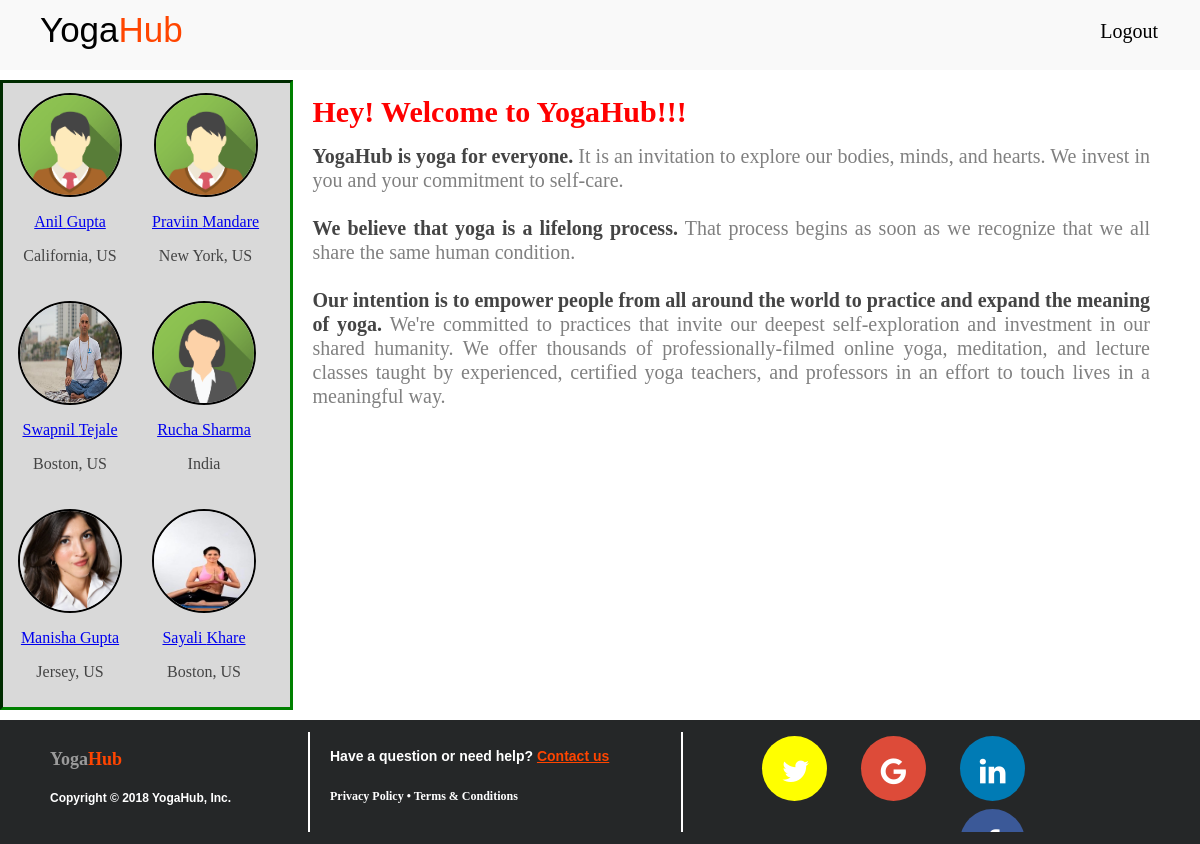
Page /clientDashboard.php on the committed database.
### tables this page shows
CREATE TABLE `teachers` (
  `UserID` varchar(50) NOT NULL,
  `username` varchar(50) NOT NULL,
  `firstname` varchar(50) NOT NULL,
  `lastname` varchar(50) NOT NULL,
  `password` varchar(100) NOT NULL,
  `email` varchar(100) NOT NULL,
  `experience` varchar(50) NOT NULL,
  `gender` varchar(50) NOT NULL,
  `address` varchar(50) NOT NULL,
  `age` varchar(50) NOT NULL,
  `days` varchar(50) NOT NULL,
  `timeslots` varchar(50) NOT NULL,
  `avataar` varchar(100) NOT NULL,
  `status` varchar(10) NOT NULL,
  `description` varchar(1000) NOT NULL
);

### db-settings.php (called while the page is built, shortened)
<?php
$db_table_prefix = "";
?>

### functions.php (called while the page is built, shortened)
<?php
function fetchAllTeachers()
{
    global $mysqli, $db_table_prefix;
    $stmt = $mysqli->prepare("SELECT
		UserID,
		username,
		firstname,
		lastname,
		password,
		email,
		experience,
		gender,
		address,
		age,
		days,
		timeslots,
		avataar,
		status,
		description
		FROM " . $db_table_prefix . "teachers
		");
    $stmt->execute();
    $stmt->bind_result($UserID, $username, $firstname, $lastname, $password, $email, $experience, $gender, $address, $age, $days, $timeslots,$avataar,$status,$description);
    while($stmt->fetch())
    {
        $row[] = array('UserID' => $UserID,
            'username' => $username,
            'firstname' => $firstname,
            'lastname' => $lastname,
            'password' => $password,
            'email' => $email,
            'experience' => $experience,
            'gender' => $gender,
            'address' => $address,
            'age' => $age,
            'days' => $days,
            'timeslots' => $timeslots,
            'avataar' => $avataar,
            'status' => $status,
            'description' => $description
        );
    }
    return ($row);
}
?>

### clientDashboard.php (the view, shortened to what this page needs)
<?php
require_once("config.php");
$allTeachers = fetchAllTeachers();
?>
<div id="first">
    <div><ul>
            <span id="tt" style="padding-left: 40px">Yoga<span style="color: orangered">Hub</span></span>
            <li><a href="logout.php">Logout</a></li>
        </ul>
    </div>
</div>
<div class="wrapper">
  <div class="sidebar">
    <div class="main-teachermenu">
        <div class="row">
            <?php foreach($allTeachers as $teacherinfo)
            {?>
                <div class="column">
                    <center>
                        <a href="teacherinfo.php?UserID=<?php print $teacherinfo['UserID']; ?>">
                        <img src="<?php print $teacherinfo['avataar']; ?>" class="img">
                        <p class="trainername"><?php print ucfirst($teacherinfo["firstname"]) . " " . ucfirst($teacherinfo["lastname"]) ?></p>
                        </a>
                        <p class="mediumfontsize"><?php print $teacherinfo["address"] ?> </p>
                    </center>
                </div>
            <?php } ?>
        </div>
    </div>
  </div>
  <div class="content">
    <header style="color:red;font-weight:bold;font-size:30px;padding-bottom:20px;">Hey! <?php print  ucfirst($loggedInUser->username)?> Welcome to YogaHub!!!</header>
    <div style="text-align: justify; font-size:20px;">
    <b>YogaHub is yoga for everyone.</b> <span style="color:grey;">It is an invitation to explore our bodies, minds, and hearts. We invest in you and your commitment to self-care.</style></span><br><br>
    <b>We believe that yoga is a lifelong process.</b> <span style="color:grey;">That process begins as soon as we recognize that we all share the same human condition.</style></span><br><br>
    <b>Our intention is to empower people from all around the world to practice and expand the meaning of yoga.</b><span style="color:grey;"> We're committed to practices that invite our deepest
        self-exploration and investment in our shared humanity. We offer thousands of professionally-filmed online yoga, meditation, and lecture classes taught by experienced,
        certified yoga teachers, and professors in an effort to touch lives in a meaningful way.
    </div>
    </div>
  <div class="footer">
    <?php require_once("footer.php"); ?>
  </div>

### footer.php (shortened to what this page needs)
<head>
    <link rel="stylesheet" href="https://cdnjs.cloudflare.com/ajax/libs/font-awesome/4.7.0/css/font-awesome.min.css">
</head>
<body style="margin:0 auto">
<footer class="yg-footer">
    <div class="section1" style="border-right: 2px solid white">
        <h2>Yoga<span style="color:orangered">Hub</span></h2>
        <h3 style="color: white;font-family: Arial; font-size:12px;margin-top: 0px">Copyright © 2018 YogaHub, Inc.</h3>
    </div>
    <div class="section2" style="border-right: 2px solid white" >
        <h2 style="font-family: sans-serif; font-size: 14px; color:white">Have a question or need help? <a href="contact.php" style="color:orangered">Contact us</a></h2>
        <h4 style="color: white">Privacy Policy • Terms & Conditions</h4>
    </div>
    <div class="section3">
        <center>
        <ul class="ull">
           <li class="lii"><a href="#" class="fa fa-linkedin"></a></li>
            <li class="lii"><a href="#" class="fa fa-google"></a></li>
            <li class="lii"><a href="#" class="fa fa-twitter"></a></li>
            <li class="lii"><a href="#" class="fa fa-facebook"></a></li>
        </ul>
        </center>
    </div>
    </div>
</body>

### clientDashboard.php (style rules this page uses)
body { margin: 0 auto; }
#first { background-color: #f9f9f9; }
#tt { font-family: forte, Helvetica, sans-serif; font-size: 35px; }
ul { list-style-type: none; margin: 0; padding: 0; overflow: hidden; background-color: #f9f9f9;  width: 100%; height:60px; padding-top: 10px; }
li { float: right; padding-right: 30px; }
li a { display: block; color: black; text-align: center; padding: 10px 12px; text-decoration: none; font-size: 20px; }
li a { display: block; color: black; text-align: center; padding: 10px 12px; text-decoration: none; }
.sidebar { grid-column:span 3 ; border:3px inset green; background: #d9d9d9; }
.content { padding-top: 20px; padding-left: 10px; margin-right: 50px; grid-gap:20px; grid-column:span 9; line-height:1.5em; }
.footer { grid-column:span 12; }
.wrapper { display: grid; grid-gap: 10px; grid-template-columns: repeat(12,1fr); grid-template-rows:auto; background-color: #fff; color: #444; }
.header, .footer { background-color: #999; }
.main-teachermenu { width:100%; }
.column { float:left; margin:10px 15px 10px 15px; }
.img { width:100px; height:100px; border-radius: 50%; border:2px solid black; }

### footer.php (style rules this page uses)
.section1 { grid-column:span 3; }
.section2 { grid-column:span 4; }
.section3 { grid-column:span 4; }
.yg-footer { display:grid; grid-template-columns:repeat(12,1fr); grid-template-rows:auto; grid-gap:20px; background: #252728; padding: 12px 50px 12px 50px; font-size: 12px; line-height: 24px; color: #9b9b9b; text-align: left; }
.fa { padding: 20px; font-size: 30px; width: 25px; height:25px; text-align: center; text-decoration: none; margin: 4px 2px; border-radius:50%; }
.fa-facebook { background: #3B5998; color: white; }
.fa-twitter { color: white; background: yellow; }
.fa-google { background: #dd4b39; color: white; }
.fa-linkedin { background: #007bb5; color: white; }
.ull { list-style-type: none; margin: 0; padding: 0; float:left; height: 100px; background-color: #252728 ; }
.lii { display: inline; }

### rows in the picture
teachers: avataar (picture), firstname "Anil", lastname "Gupta", address "California, US"
teachers: avataar (picture), firstname "Praviin", lastname "Mandare", address "New York, US"
teachers: avataar (picture), firstname "Swapnil", lastname "Tejale", address "Boston, US"
teachers: avataar (picture), firstname "Rucha", lastname "Sharma", address "India"
teachers: avataar (picture), firstname "Manisha", lastname "Gupta", address "Jersey, US"
teachers: avataar (picture), firstname "Sayali", lastname "Khare", address "Boston, US"
